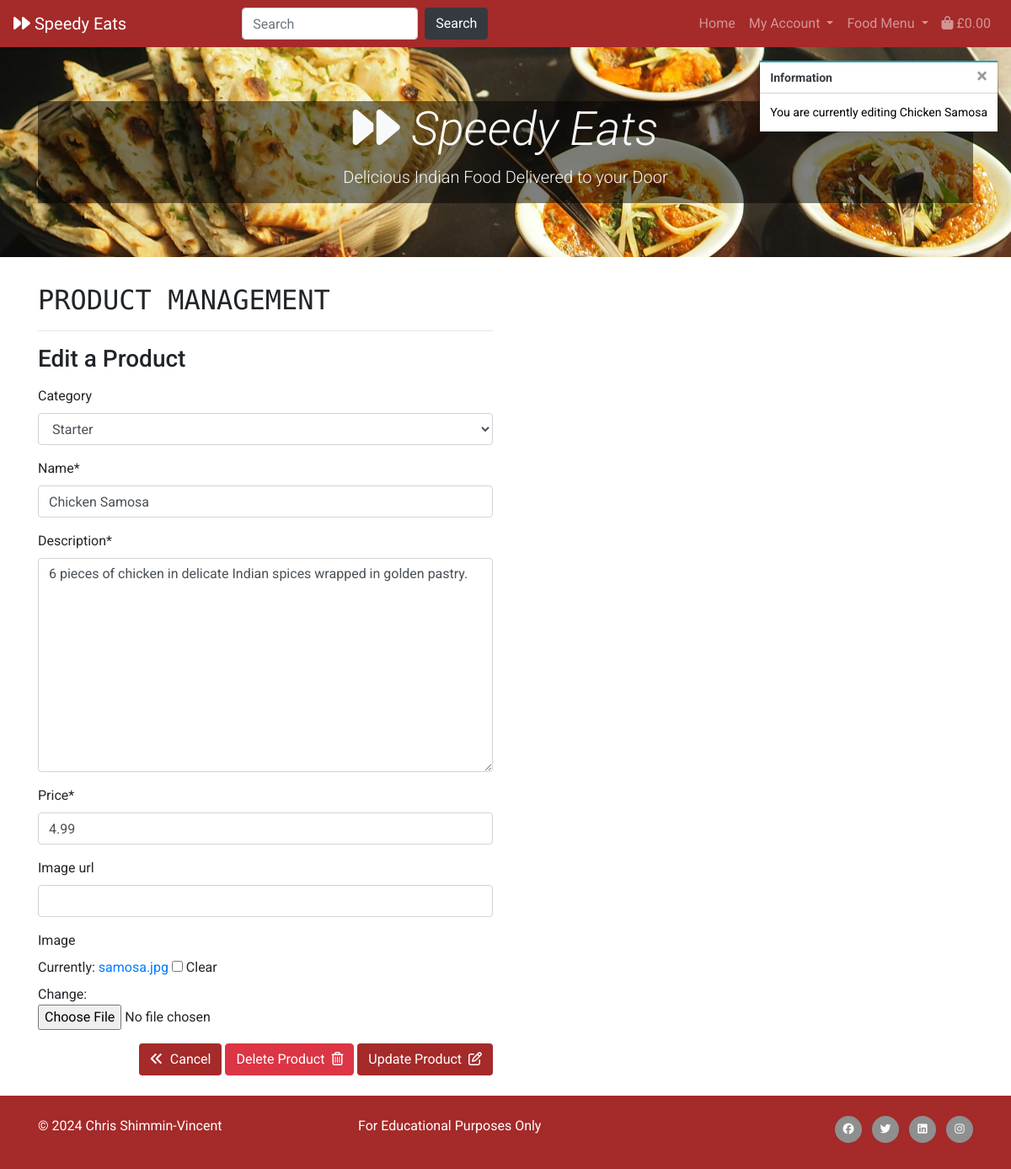
Page /products/edit/1/ (signed in) on the committed database.
### products/models.py (models this page shows, shortened)
class Product(models.Model):
    category = models.ForeignKey('Category', null=True,
                                 blank=True, on_delete=models.SET_NULL)
    product_code = models.CharField(max_length=254, null=True, blank=True)
    name = models.CharField(max_length=254)
    description = models.TextField()
    price = models.DecimalField(max_digits=6, decimal_places=2)
    image_url = models.URLField(max_length=1024, null=True, blank=True)
    image = models.ImageField(null=True, blank=True)

### products/views.py (the view)
# urls.py: path('edit/<int:product_id>/', views.edit_product, name='edit_product'),
@login_required
def edit_product(request, product_id):
    if not request.user.is_superuser:
        messages.error(request, 'You do not have permission \
            to access this function.')
        return redirect(reverse('home'))
    product = get_object_or_404(Product, pk=product_id)
    if request.method == 'POST':
        form = ProductForm(request.POST, request.FILES, instance=product)
        if form.is_valid():
            form.save()
            messages.success(request, 'Product successfully updated.')
        else:
            messages.error(request, 'Product update failed. \
                Check your form input and try again.')
    else:
        form = ProductForm(instance=product)
        messages.info(request, f'You are currently editing {product.name}')
    template = 'products/edit_product.html'
    context = {
        'form': form,
        'product': product,
        'no_bag': True,
    }
    return render(request, template, context)

### products/forms.py
class ProductForm(forms.ModelForm):
    class Meta:
        model = Product
        fields = ('category', 'name', 'description',
                  'price', 'image_url', 'image',)
    def __init__(self, *args, **kwargs):
        super().__init__(*args, **kwargs)
        categories = Category.objects.all()
        friendly_names = [(c.id, c.get_friendly_name()) for c in categories]
        self.fields['category'].choices = friendly_names

### bag/contexts.py (called while the page is built, shortened)
def bag_contents(request):
    bag_items = []
    product_count = 0
    total = 0
    delivery = Decimal(settings.STANDARD_DELIVERY)
    grand_total = 0
    bag = request.session.get('bag', {})
    if total < settings.MINIMUM_ORDER_VALUE:
        minimum_value_met = False
    else:
        minimum_value_met = True
    minimum_order_delta = settings.MINIMUM_ORDER_VALUE - total
    grand_total = total + delivery
    context = {
        'minimum_value_met': minimum_value_met,
        'bag_items': bag_items,
        'product_count': product_count,
        'total': total,
        'minimum_order_delta': minimum_order_delta,
        'minimum_order_value': settings.MINIMUM_ORDER_VALUE,
        'delivery': delivery,
        'grand_total': grand_total,
    }
    return context

### products/models.py (called while the page is built)
    def get_friendly_name(self):
        return self.friendly_name

### products/templates/products/edit_product.html (shortened to what this page needs)
{% extends "base.html" %}
{% load static %}
{% block content %}
<div class="container">
    <div class="row mb-2">
        <div class="col-12 col-md-6">
            <h2 class="logo-font">Product Management</h2>
            <hr>
            <h3>Edit a Product</h3>
        </div>
    </div>
    <div class="row">
        <div class="col-12 col-md-6">
            <form method="POST" action="{% url 'edit_product' product.id %}" class="form mb-2" enctype="multipart/form-data">
                {{ form | crispy }}
                <div class="text-right">
                    <a class="btn brand-color" href="{% url 'products' %}"><i class="fa-solid fa-angles-left"></i>&nbsp;&nbsp;Cancel</a>
                    <a class="btn btn-danger" href="{% url 'delete_product' product.id %}">Delete Product&nbsp;&nbsp;<i class="fa-regular fa-trash-can"></i></a>
                    <button class="btn brand-color" type="submit">Update Product&nbsp;&nbsp;<i class="fa-regular fa-pen-to-square"></i></button>
                </div>
            </form>
        </div>
    </div>
</div>
{% endblock %}

### static/css/base.css (style rules this page uses)
body { font-family: 'Roboto', sans-serif; }
.logo-font { text-transform: uppercase; font-family: 'Reddit Mono', monospace; }
.brand-color, .allauth-form-inner-content button { background-color: brown; color: #fff; }

### rows in the picture
Product: category "Starter", name "Chicken Samosa", description "6 pieces of chicken in delicate Indian spices wrapped in golden pastry.", price "4.99"

### other values in the picture
{{ total|floatformat:2 }} "0.00"
{{ message }} "You are currently editing Chicken Samosa"
